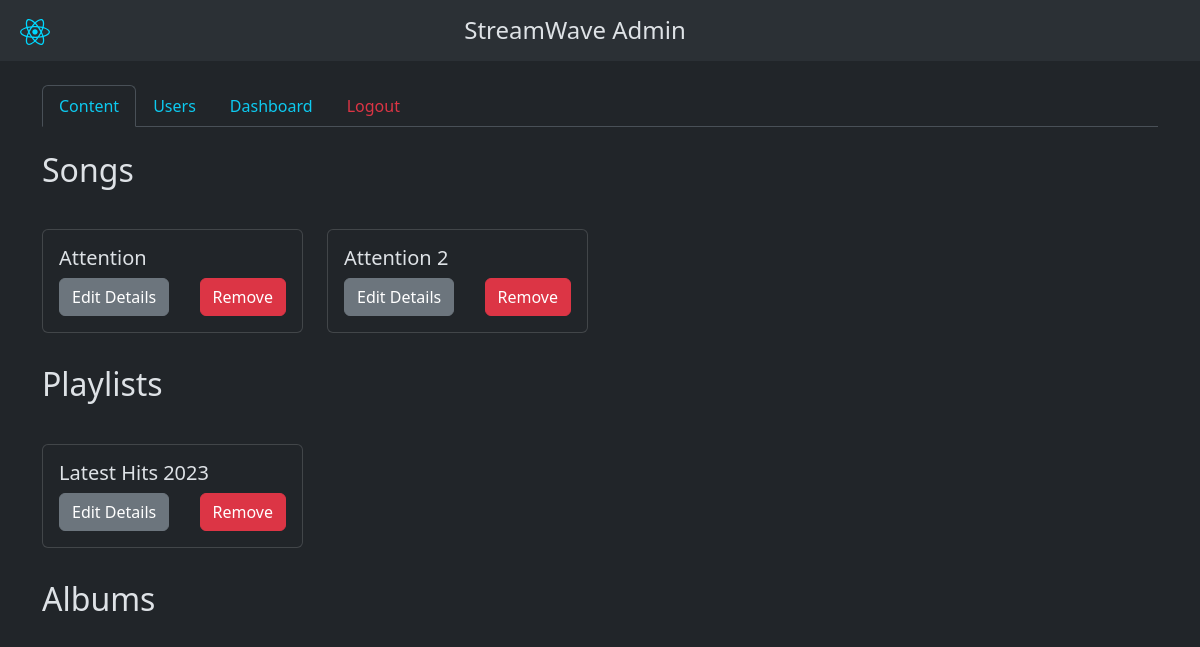
Page /admin/manage/content (signed in) on the earlier database version.
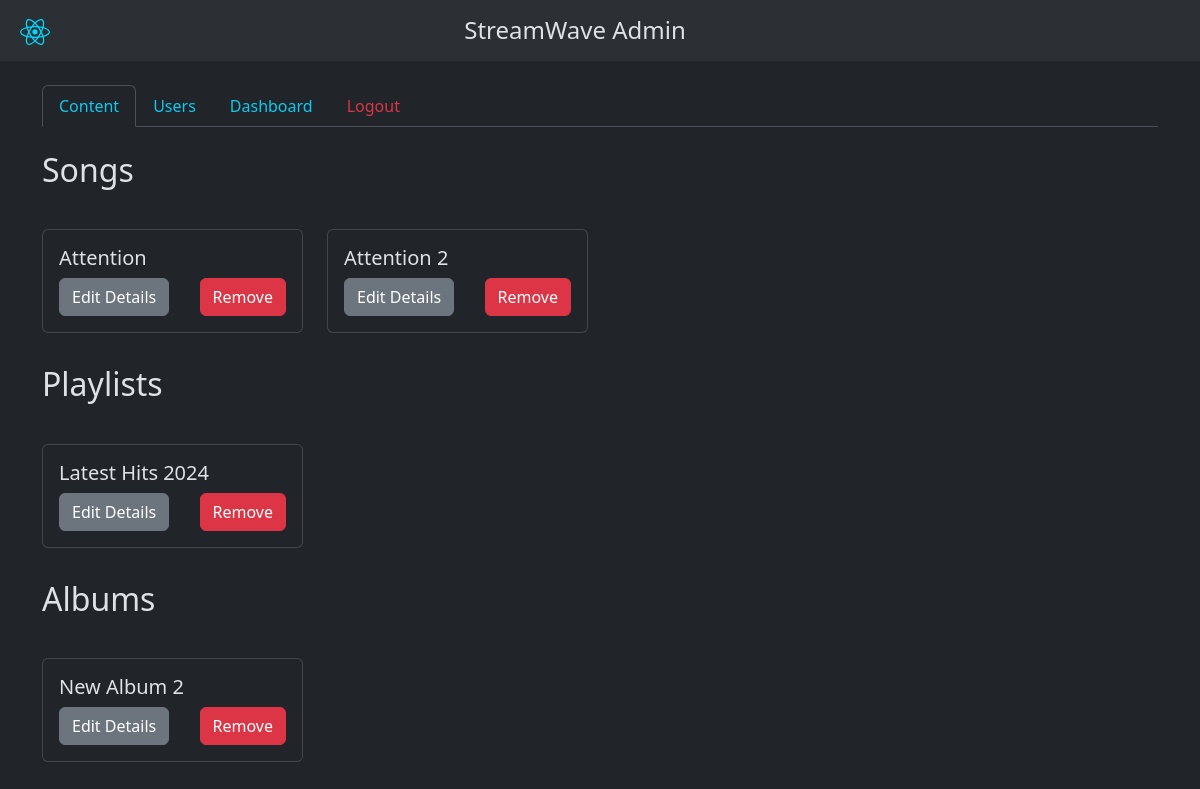
Same page on the later database version.
### app.py (models this page shows)
class Songs(db.Model):
    id = db.Column(db.Integer, primary_key=True)
    name = db.Column(db.String(200), nullable=False)
    song = db.Column(db.String(300))
    img = db.Column(db.String(300))
    duration = db.Column(db.String(10))
    genre = db.Column(db.String(50))
    rating = db.Column(db.Float, default=0.0)
    num_ratings = db.Column(db.Integer, default=0)
    date_added = db.Column(db.DateTime, default=datetime.utcnow)
    popularity = db.Column(db.Integer, default=0)
    lyrics = db.Column(db.String(3000))
    artist_id = db.Column(db.Integer, db.ForeignKey(
        'user.id'), nullable=False)
    album_id = db.Column(db.Integer, db.ForeignKey(
        'albums.id'))

class Playlist(db.Model):
    id = db.Column(db.Integer, primary_key=True)
    name = db.Column(db.String(200), nullable=False)
    img = db.Column(db.String(300))
    desc = db.Column(db.String(1000))
    creator_id = db.Column(db.Integer, db.ForeignKey(
        'user.id'), nullable=False)
    songs = db.relationship(
        'Songs', secondary='playlist_songs', backref='playlists')
    playlist_songs = db.Table('playlist_songs',
                              db.Column('playlist_id', db.Integer, db.ForeignKey(
                                  'playlist.id'), primary_key=True),
                              db.Column('song_id', db.Integer, db.ForeignKey(
                                  'songs.id'), primary_key=True)
                              )

class Albums(db.Model):
    id = db.Column(db.Integer, primary_key=True)
    name = db.Column(db.String(200), nullable=False)
    img = db.Column(db.String(300))
    desc = db.Column(db.String(1000))
    creator_id = db.Column(db.Integer, db.ForeignKey(
        'user.id'), nullable=False)
    songs = db.relationship(
        'Songs', secondary='album_songs', backref='albums')
    album_songs = db.Table('album_songs',
                           db.Column('album_id', db.Integer, db.ForeignKey(
                               'albums.id'), primary_key=True),
                           db.Column('song_id', db.Integer, db.ForeignKey(
                               'songs.id'), primary_key=True)
                           )

### app.py (the view)
@app.route('/admin/manage/content')
@login_required
def admin_manage_content():
    if not current_user.has_role('admin'):
        return redirect(url_for('index'))
    songs = Songs.query.all()
    playlists = Playlist.query.all()
    albums = Albums.query.all()
    return render_template('admin_manage_content.html', songs=songs, playlists=playlists, albums=albums)

### templates/admin_manage_content.html (shortened to what this page needs)
<!DOCTYPE html>
<html lang="en" data-bs-theme="dark">
<head>
    <link href="https://cdn.jsdelivr.net/npm/bootstrap@5.3.2/dist/css/bootstrap.min.css" rel="stylesheet">
</head>
<body>
      <nav class="navbar navbar-expand-lg bg-body-tertiary p-2">
        <div class="container-fluid">
          <a class="navbar-brand" href="{{ url_for('index') }}"><img src = "{{ url_for('static', filename='react.svg') }}" width="30px" /></a>
          <h4 class = "me-5 mt-2 fw-light">StreamWave Admin</h4>
          </div>
      </nav>
<div class="container py-4">
  <ul class="nav nav-tabs mb-4">
    <li class="nav-item">
      <a class="nav-link link-info active" aria-current="page" href="{{url_for('admin_manage_content')}}">Content</a>
    </li>
    <li class="nav-item">
      <a class="nav-link link-info" href="{{url_for('admin_manage_users')}}">Users</a>
    </li>
    <li class="nav-item">
      <a class="nav-link link-info" href="{{url_for('admin_dashboard')}}">Dashboard</a>
    </li>
    <li class="nav-item">
      <a class="nav-link link-danger link-offset-2 link-underline-opacity-25 link-underline-opacity-100-hover" href="{{url_for('logout')}}">Logout</a>
  </li>
  </ul>
    <h2 class="mb-4">Songs</h2>
    <div class="row my-3">
    {% for song in songs %}
      <div class="col-md-3">
        <div class="card my-3">
          <div class="card-body">
            <h5 class="card-title">{{song.name}}</h5>
            <div class="d-flex justify-content-between">
                <a href="{{url_for('edit_song', id=song.id)}}"><button class="btn btn-secondary">Edit Details</button></a>
                <a href="{{url_for('remove_song', id=song.id)}}"><button class="btn btn-danger">Remove</button></a>
            </div>
          </div>
        </div>
      </div>
      {% endfor %}
    </div>
    <h2 class="mb-4">Playlists</h2>
    <div class="row my-3">
    {% for playlist in playlists %}
      <div class="col-md-3">
        <div class="card my-3">
          <div class="card-body">
            <h5 class="card-title">{{playlist.name}}</h5>
            <div class="d-flex justify-content-between">
              <a href="{{url_for('edit_playlist', id=playlist.id)}}"><button class="btn btn-secondary">Edit Details</button></a>
              <a href="{{url_for('remove_playlist', id=playlist.id)}}"><button class="btn btn-danger">Remove</button></a>
            </div>
          </div>
        </div>
      </div>
      {% endfor %}
    </div>
    <h2 class="mb-4">Albums</h2>
    <div class="row my-3">
    {% for album in albums %}
      <div class="col-md-3">
        <div class="card my-3">
          <div class="card-body">
            <h5 class="card-title">{{album.name}}</h5>
            <div class="d-flex justify-content-between">
              <a href="{{url_for('edit_album', id=album.id)}}"><button class="btn btn-secondary">Edit Details</button></a>
              <a href="{{url_for('remove_album', id=album.id)}}"></a><button class="btn btn-danger">Remove</button></a>
            </div>
          </div>
        </div>
      </div>
      {% endfor %}
    </div>
</body>
</html>

Differences in the rows shown:
changed Playlist: name "Latest Hits 2023" → "Latest Hits 2024"
added Albums: name "New Album 2"
